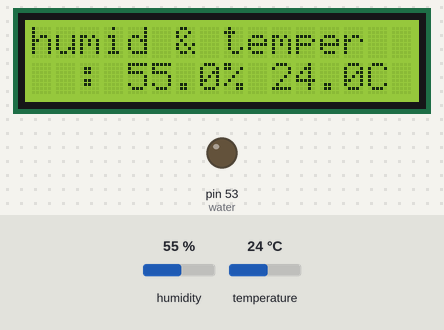
A sketch run on a simulated Arduino Mega 2560, built with avr-gcc and run on an emulated ATmega2560. On the bench: 16×2 character LCD, output pins drawn as LEDs (lit = HIGH). The inputs (shaded band) are chosen by the test bench; at power-on: humidity 55 %, temperature 24 °C. What the sketch prints to the serial monitor is not drawn.

Above: at 2.6 s.
2.7 s: humidity set to 51 %
At 5.2 s:
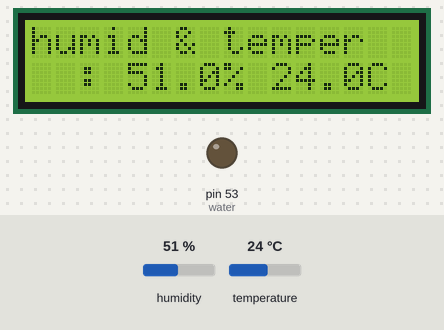
5.7 s: humidity set to 48 %
At 7.1 s:
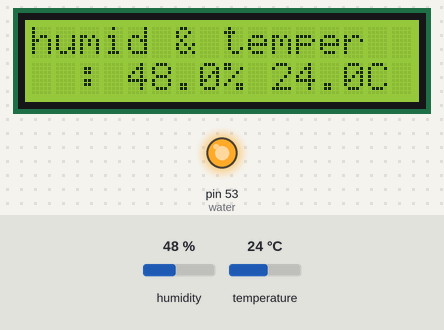
8.7 s: temperature set to 12 °C
At 10.8 s:
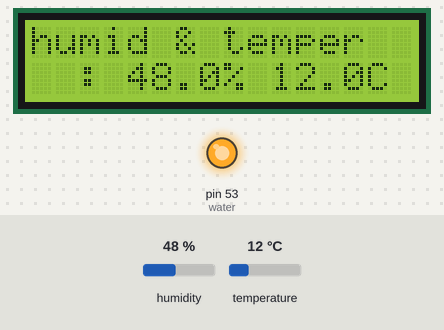
11.7 s: temperature set to 19 °C
At 12.7 s:
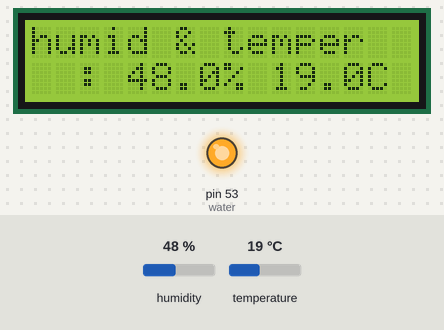
Timing chart, 0 to 14.7 s (numbered marks = the images above; inputs shaded):
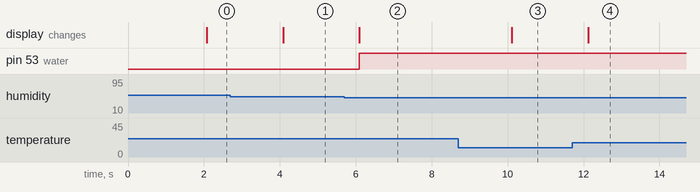

Measured:
- the behaviour switches between 50 and 49 % on humidity (found by bisection; images 1 and 2)
- after the input at 2.7 s, the display: changes after 1.4 s (image 1)
- after the input at 5.7 s, pin 53 (water): LOW → HIGH after 0.39 s; the display: changes after 0.39 s (image 2)
- after the input at 8.7 s, the display: changes after 1.4 s (image 3)
- after the input at 11.7 s, the display: changes after 0.42 s (image 4)

The sketch:

project1.ino
```cpp
#include "DHT.h"
#include <LiquidCrystal.h>
#define water 53

LiquidCrystal lcd(13,12,5,4,3,2);   //RS 핀, E핀, 데이터 핀 4개
String lcdString = "";
DHT dht(8, DHT22); /*8번 PIN에서 데이터가 들어오고,
                     센서는 DHT22 센서를 사용한다고 정의합니다.
                     */

void setup() {
  Serial.begin(9600); //PC모니터를 이용하기 위하여,
  lcd.begin(16,2);           //LCD 크기 지정, 2줄 16칸
  lcd.clear();               //화면 지우기
  dht.begin(); //DHT22센서의 사용시작을 정의해줍니다.
  pinMode(water, OUTPUT);
}

void loop() {

  delay(2000);   //측정하는 시간사이에 2초간의 딜레이를 줘야 합니다.

  float h = dht.readHumidity();  //습도값을 읽어옴.
  float t = dht.readTemperature(); //온도값을 읽어옴
  float hic = dht.computeHeatIndex(t, h, false); /*DHT22는 열지수(체감온도)
                                                   를 나타내줄수있는 함수가 포함되어있습니다.
                                                  */
  onOff(h);           //가습기 on/off 함수 호출
  lcdHumidity(h, t);     //현재 습도 lcd 출력 함수 호출
}

void onOff(float h) {

 if (h < 50 ) { //습도가 50%보다 작으면
   digitalWrite(water, HIGH); //가습기 ON
 }else {
   digitalWrite(water,LOW);
 }
}

void lcdHumidity(float hu, float t) {
 lcd.setCursor(0,0); //커서 0,0에 배치
 lcd.print("humid & temper"); //""안에 글자 출력
 lcd.setCursor(1,3); //커서 위치 1,3으로 변경 후
 char buffer[10];
 char buffer2[10]; //float를 string으로 변환하기 위한 임시 char 배열 선언
 dtostrf(hu, 4, 1, buffer); //float -> char로 변환
 dtostrf(t, 4, 1, buffer2);
 String humidity = " : "; //두번째 줄에 출력할 구문 만들기 ( : 습도 %)
 humidity += (String)buffer; //char -> string
 humidity += "%";
 String temperature = " "; //두번째 줄에 출력할 구문 만들기 ( : 습도 %)
 temperature  += (String)buffer2; //char -> string
 temperature += "C";
 Serial.print(humidity);
 Serial.print(temperature);
 lcd.print(humidity); //현재 습도 출력
 lcd.print(temperature);
}
```
